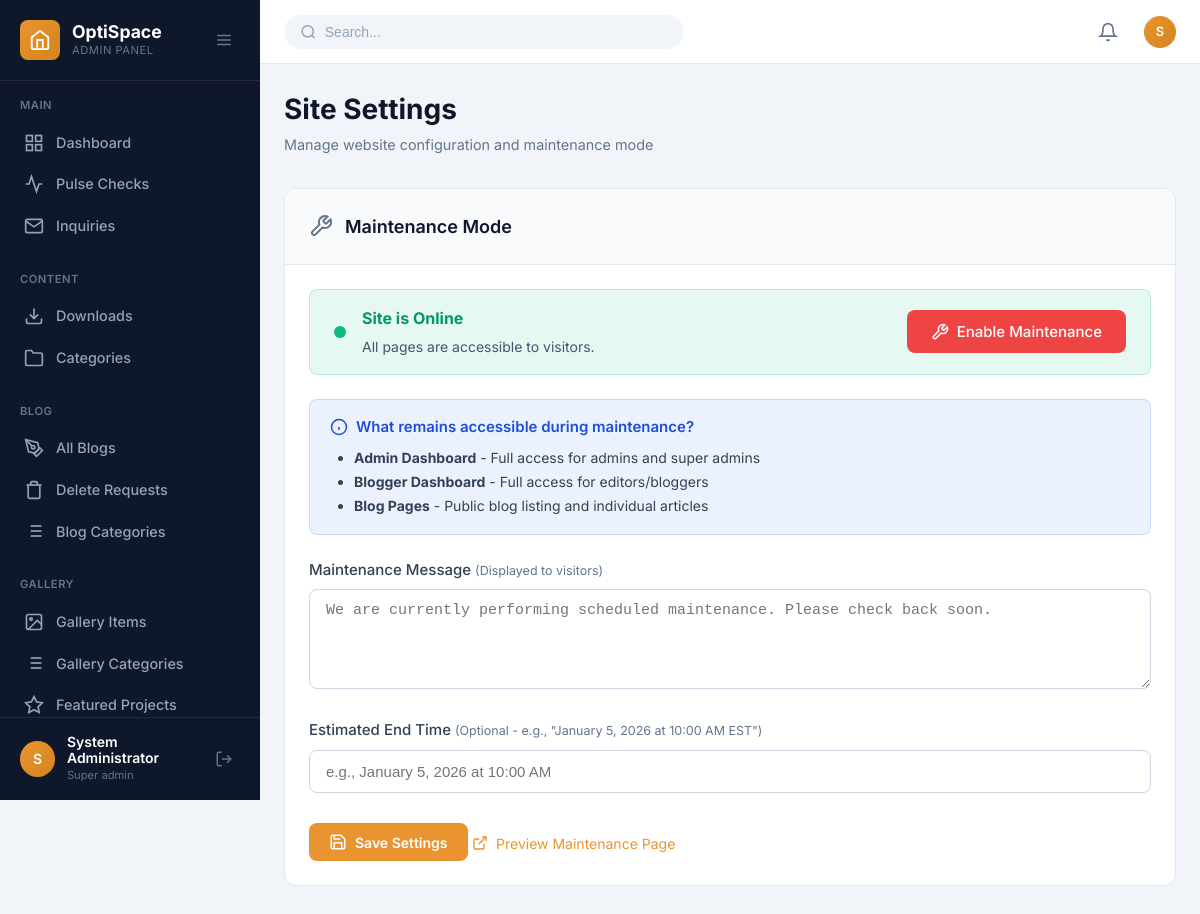
/admin/settings.php (signed in), run on an earlier commit of the app's database.
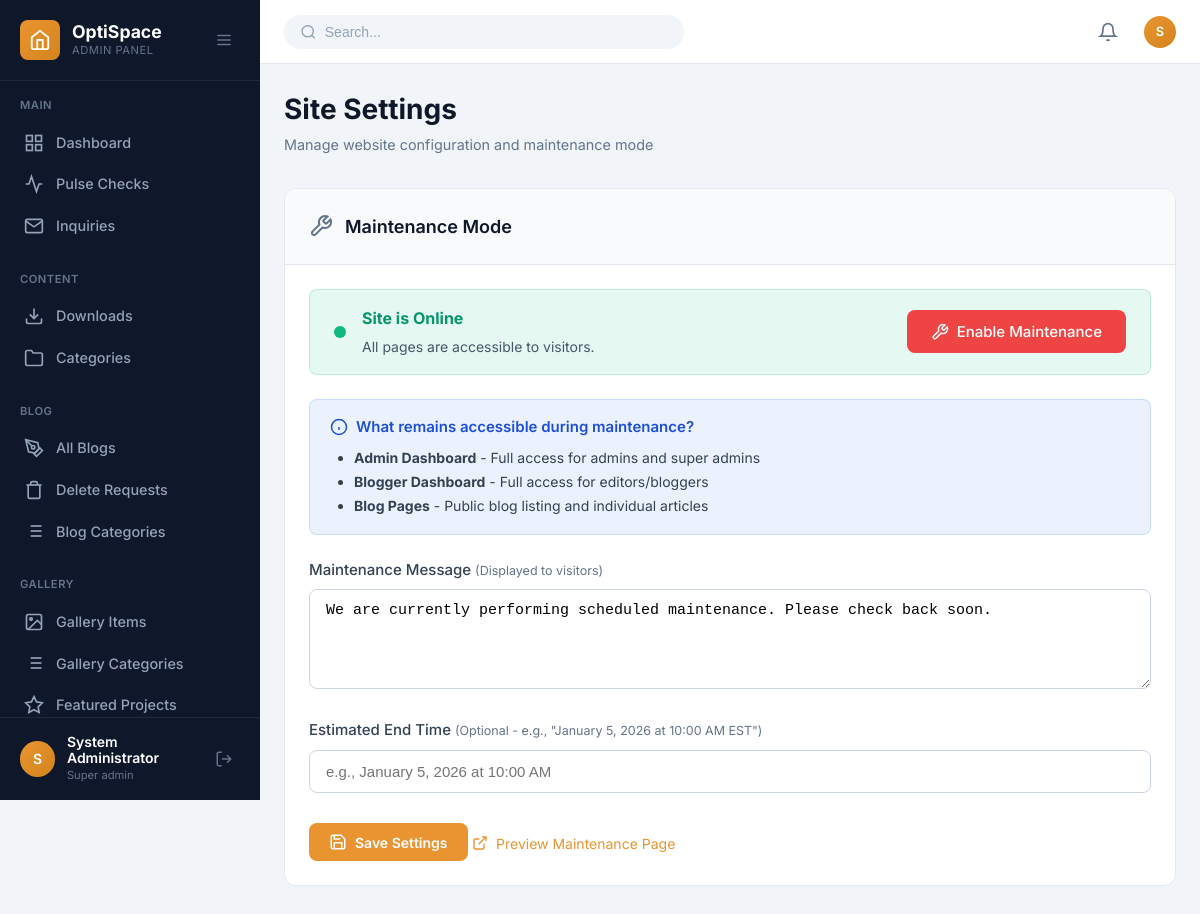
And on a later commit of the database.
### tables this page shows
CREATE TABLE IF NOT EXISTS site_settings (
    id INT AUTO_INCREMENT PRIMARY KEY,
    setting_key VARCHAR(100) NOT NULL UNIQUE,
    setting_value TEXT DEFAULT NULL,
    setting_type ENUM('string', 'boolean', 'integer', 'json') DEFAULT 'string',
    description VARCHAR(255) DEFAULT NULL,
    updated_by INT DEFAULT NULL,
    created_at TIMESTAMP DEFAULT CURRENT_TIMESTAMP,
    updated_at TIMESTAMP DEFAULT CURRENT_TIMESTAMP ON UPDATE CURRENT_TIMESTAMP,
    FOREIGN KEY (updated_by) REFERENCES admin_users(id) ON DELETE SET NULL
);

### admin/settings.php (the view, shortened to what the rows shown need)
<?php
$conn = getDBConnection();
$maintenanceMessage = '';
$result = $conn->query("SELECT setting_key, setting_value FROM site_settings WHERE setting_key IN ('maintenance_mode', 'maintenance_message', 'maintenance_end_time')");
if ($result) {
    while ($row = $result->fetch_assoc()) {
        switch ($row['setting_key']) {
            case 'maintenance_mode':
                $maintenanceMode = (bool) intval($row['setting_value']);
                break;
            case 'maintenance_message':
                $maintenanceMessage = $row['setting_value'];
                break;
            case 'maintenance_end_time':
                $maintenanceEndTime = $row['setting_value'];
                break;
        }
    }
}
include __DIR__ . '/includes/header.php';
?>
<div class="page-header">
    <div class="page-title-section">
        <h1 class="page-title">Site Settings</h1>
    </div>
</div>
<div class="settings-section">
    <div class="settings-body">
        <form method="post">
            <div class="settings-form-group">
                <label for="maintenance_message">
                    Maintenance Message
                    <small>(Displayed to visitors)</small>
                </label>
                <textarea name="maintenance_message" id="maintenance_message" placeholder="We are currently performing scheduled maintenance. Please check back soon."><?php echo htmlspecialchars($maintenanceMessage); ?></textarea>
            </div>
        </form>
    </div>
</div>
<?php include __DIR__ . '/includes/footer.php'; ?>

What changed in the data, as far as the page shows it:
added site_settings: maintenance_message "We are currently performing scheduled maintenance. Please check back soon."
